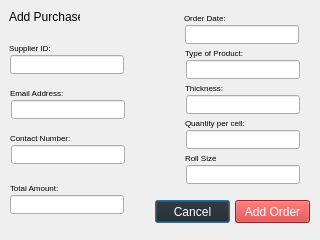
<?xml version="1.0" encoding="UTF-8"?>
<ui version="4.0">
 <class>Dialog</class>
 <widget class="QDialog" name="Dialog">
  <property name="geometry">
   <rect>
    <x>0</x>
    <y>0</y>
    <width>320</width>
    <height>240</height>
   </rect>
  </property>
  <property name="windowTitle">
   <string>Dialog</string>
  </property>
  <widget class="QFrame" name="frame">
   <property name="geometry">
    <rect>
     <x>0</x>
     <y>0</y>
     <width>321</width>
     <height>241</height>
    </rect>
   </property>
   <property name="styleSheet">
    <string notr="true">QPushButton#AddOrderButton{	
	color: rgb(255, 255, 255);
	background-color: #CD2E2E;
}
QPushButton#CancelButton{	
	color: rgb(255, 255, 255);
	background-color: #202020;
}
</string>
   </property>
   <widget class="QLabel" name="label">
    <property name="geometry">
     <rect>
      <x>9</x>
      <y>9</y>
      <width>71</width>
      <height>16</height>
     </rect>
    </property>
    <property name="text">
     <string>Add Purchase</string>
    </property>
   </widget>
   <widget class="QLabel" name="CustomerNameLabel">
    <property name="geometry">
     <rect>
      <x>9</x>
      <y>40</y>
      <width>60</width>
      <height>16</height>
     </rect>
    </property>
    <property name="font">
     <font>
      <pointsize>6</pointsize>
     </font>
    </property>
    <property name="text">
     <string>Supplier ID:</string>
    </property>
   </widget>
   <widget class="QLabel" name="CustomerNameLabel_2">
    <property name="geometry">
     <rect>
      <x>10</x>
      <y>85</y>
      <width>60</width>
      <height>16</height>
     </rect>
    </property>
    <property name="font">
     <font>
      <pointsize>6</pointsize>
     </font>
    </property>
    <property name="text">
     <string>Email Address:</string>
    </property>
   </widget>
   <widget class="QLineEdit" name="lineEdit_2">
    <property name="geometry">
     <rect>
      <x>11</x>
      <y>100</y>
      <width>114</width>
      <height>19</height>
     </rect>
    </property>
   </widget>
   <widget class="QLabel" name="CustomerNameLabel_3">
    <property name="geometry">
     <rect>
      <x>10</x>
      <y>130</y>
      <width>60</width>
      <height>16</height>
     </rect>
    </property>
    <property name="font">
     <font>
      <pointsize>6</pointsize>
     </font>
    </property>
    <property name="text">
     <string>Contact Number:</string>
    </property>
   </widget>
   <widget class="QLineEdit" name="lineEdit_3">
    <property name="geometry">
     <rect>
      <x>11</x>
      <y>145</y>
      <width>114</width>
      <height>19</height>
     </rect>
    </property>
   </widget>
   <widget class="QLineEdit" name="lineEdit_6">
    <property name="geometry">
     <rect>
      <x>10</x>
      <y>195</y>
      <width>114</width>
      <height>19</height>
     </rect>
    </property>
   </widget>
   <widget class="QLabel" name="CustomerNameLabel_7">
    <property name="geometry">
     <rect>
      <x>10</x>
      <y>180</y>
      <width>60</width>
      <height>16</height>
     </rect>
    </property>
    <property name="font">
     <font>
      <pointsize>6</pointsize>
     </font>
    </property>
    <property name="text">
     <string>Total Amount:</string>
    </property>
   </widget>
   <widget class="QLineEdit" name="lineEdit_7">
    <property name="geometry">
     <rect>
      <x>185</x>
      <y>25</y>
      <width>114</width>
      <height>19</height>
     </rect>
    </property>
   </widget>
   <widget class="QLabel" name="CustomerNameLabel_12">
    <property name="geometry">
     <rect>
      <x>184</x>
      <y>10</y>
      <width>60</width>
      <height>16</height>
     </rect>
    </property>
    <property name="font">
     <font>
      <pointsize>6</pointsize>
     </font>
    </property>
    <property name="text">
     <string>Order Date:</string>
    </property>
   </widget>
   <widget class="QLabel" name="CustomerNameLabel_13">
    <property name="geometry">
     <rect>
      <x>185</x>
      <y>45</y>
      <width>60</width>
      <height>16</height>
     </rect>
    </property>
    <property name="font">
     <font>
      <pointsize>6</pointsize>
     </font>
    </property>
    <property name="text">
     <string>Type of Product:</string>
    </property>
   </widget>
   <widget class="QLineEdit" name="lineEdit_12">
    <property name="geometry">
     <rect>
      <x>186</x>
      <y>60</y>
      <width>114</width>
      <height>19</height>
     </rect>
    </property>
   </widget>
   <widget class="QLabel" name="CustomerNameLabel_14">
    <property name="geometry">
     <rect>
      <x>185</x>
      <y>80</y>
      <width>66</width>
      <height>16</height>
     </rect>
    </property>
    <property name="font">
     <font>
      <pointsize>6</pointsize>
     </font>
    </property>
    <property name="text">
     <string>Thickness:</string>
    </property>
   </widget>
   <widget class="QLineEdit" name="lineEdit_13">
    <property name="geometry">
     <rect>
      <x>186</x>
      <y>95</y>
      <width>114</width>
      <height>19</height>
     </rect>
    </property>
   </widget>
   <widget class="QLabel" name="CustomerNameLabel_15">
    <property name="geometry">
     <rect>
      <x>185</x>
      <y>115</y>
      <width>66</width>
      <height>16</height>
     </rect>
    </property>
    <property name="font">
     <font>
      <pointsize>6</pointsize>
     </font>
    </property>
    <property name="text">
     <string>Quantity per cell:</string>
    </property>
   </widget>
   <widget class="QLineEdit" name="lineEdit_14">
    <property name="geometry">
     <rect>
      <x>186</x>
      <y>130</y>
      <width>114</width>
      <height>19</height>
     </rect>
    </property>
   </widget>
   <widget class="QLabel" name="CustomerNameLabel_16">
    <property name="geometry">
     <rect>
      <x>185</x>
      <y>150</y>
      <width>60</width>
      <height>16</height>
     </rect>
    </property>
    <property name="font">
     <font>
      <pointsize>6</pointsize>
     </font>
    </property>
    <property name="text">
     <string>Roll Size</string>
    </property>
   </widget>
   <widget class="QLineEdit" name="lineEdit_15">
    <property name="geometry">
     <rect>
      <x>186</x>
      <y>165</y>
      <width>114</width>
      <height>19</height>
     </rect>
    </property>
   </widget>
   <widget class="QPushButton" name="CancelButton">
    <property name="geometry">
     <rect>
      <x>155</x>
      <y>200</y>
      <width>75</width>
      <height>23</height>
     </rect>
    </property>
    <property name="text">
     <string>Cancel</string>
    </property>
   </widget>
   <widget class="QPushButton" name="AddOrderButton">
    <property name="geometry">
     <rect>
      <x>235</x>
      <y>200</y>
      <width>75</width>
      <height>23</height>
     </rect>
    </property>
    <property name="text">
     <string>Add Order</string>
    </property>
   </widget>
   <widget class="QLineEdit" name="lineEdit">
    <property name="geometry">
     <rect>
      <x>10</x>
      <y>55</y>
      <width>114</width>
      <height>19</height>
     </rect>
    </property>
   </widget>
  </widget>
 </widget>
 <resources/>
 <connections/>
</ui>
